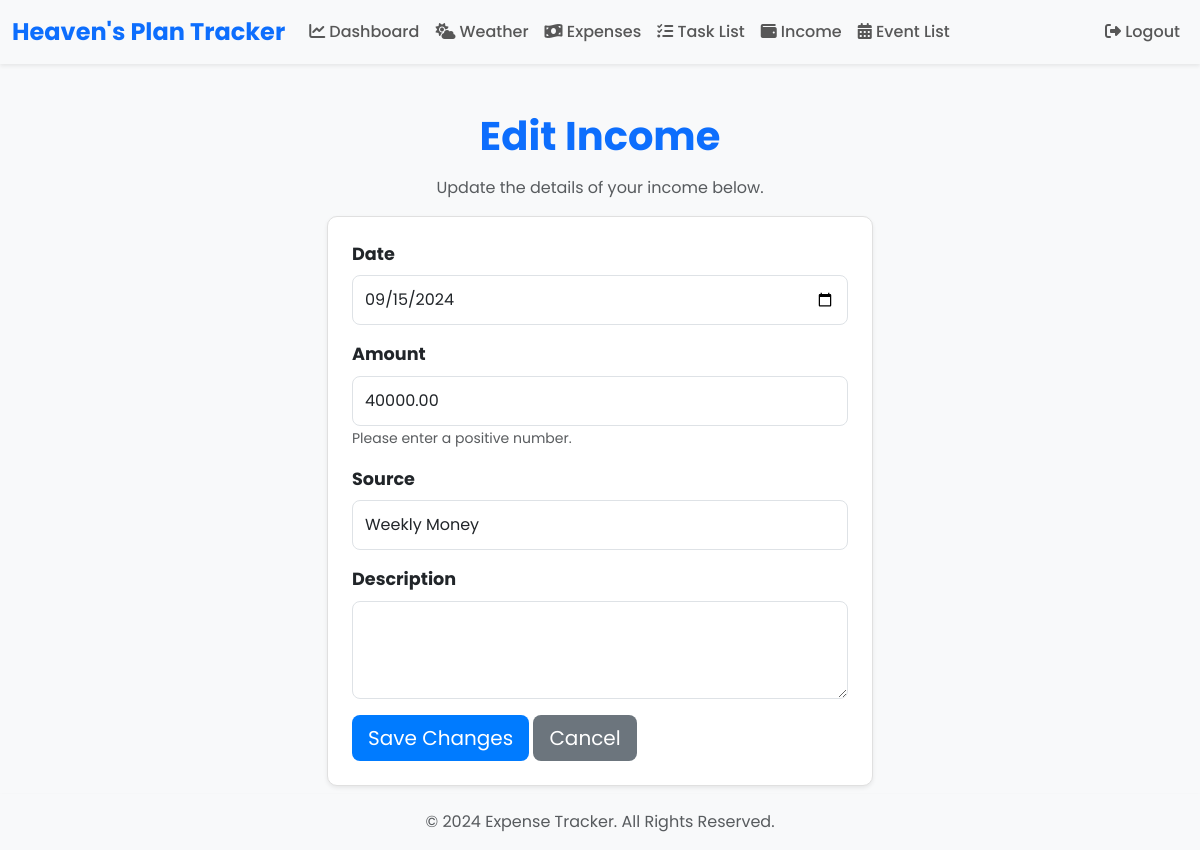
Screenshot of /expenses/income/edit/2/ (signed in) with the database file from the repository.
### expense/models.py (models this page shows, shortened)
class Income(models.Model):
    user = models.ForeignKey(User, on_delete=models.CASCADE)
    date = models.DateField()
    amount = models.DecimalField(max_digits=10, decimal_places=2)
    source = models.CharField(max_length=100)  # Source of the income, e.g., Salary, Freelance
    description = models.TextField(blank=True, null=True)

### expense/views.py (the view)
# urls.py: path('income/edit/<int:pk>/', views.edit_income, name='edit_income'),
@login_required
def edit_income(request, pk):
    income = get_object_or_404(Income, pk=pk, user=request.user)
    if request.method == 'POST':
        form = IncomeForm(request.POST, instance=income)
        if form.is_valid():
            form.save()
            return redirect('income_list')
    else:
        form = IncomeForm(instance=income)
    return render(request, 'expense/edit_income.html', {'form': form})

### expense/forms.py (shortened to what this page needs)
class IncomeForm(forms.ModelForm):
    class Meta:
        model = Income
        fields = ['date', 'amount', 'source', 'description']
        widgets = {
            'date': forms.DateInput(attrs={'type': 'date', 'class': 'form-control form-control-lg'}),
            'amount': forms.NumberInput(attrs={'class': 'form-control form-control-lg'}),
            'source': forms.TextInput(attrs={'class': 'form-control form-control-lg'}),
            'description': forms.Textarea(attrs={'class': 'form-control form-control-lg', 'rows': 3}),
        }

### templates/expense/edit_income.html (shortened to what this page needs)
{% extends 'base.html' %}
{% block content %}
<div class="container mt-5">
    <div class="row justify-content-center">
        <div class="col-lg-6 col-md-8 col-sm-12 text-center">
            <h2 class="display-6 fw-bold text-primary">Edit Income</h2>
            <p class="text-muted">Update the details of your income below.</p>
        </div>
    </div>
    <div class="row justify-content-center">
        <div class="col-lg-6 col-md-8 col-sm-12">
            <div class="card shadow-sm p-4">
                <form method="POST">
                    <div class="mb-3">
                        <label for="{{ form.date.id_for_label }}" class="form-label fw-bold">Date</label>
                        {{ form.date }}
                    </div>
                    <div class="mb-3">
                        <label for="{{ form.amount.id_for_label }}" class="form-label fw-bold">Amount</label>
                        {{ form.amount }}
                        <small class="text-muted">Please enter a positive number.</small>
                    </div>
                    <div class="mb-3">
                        <label for="{{ form.source.id_for_label }}" class="form-label fw-bold">Source</label>
                        {{ form.source }}
                    </div>
                    <div class="mb-3">
                        <label for="{{ form.description.id_for_label }}" class="form-label fw-bold">Description</label>
                        {{ form.description }}
                    </div>
                    <div class="d-grid gap-2 d-md-block">
                        <button type="submit" class="btn btn-primary btn-lg">Save Changes</button>
                        <a href="{% url 'income_list' %}" class="btn btn-secondary btn-lg">Cancel</a>
                    </div>
                </form>
            </div>
        </div>
    </div>
</div>
{% endblock %}

### static/css/style.css (style rules this page uses)
body { font-family: 'Poppins', sans-serif; background-color: #f8f9fa; color: #343a40; margin: 0; padding: 0; box-sizing: border-box; }
.btn-primary { border: none; transition: background-color 0.3s ease; }

### templates/expense/edit_income.html (style rules this page uses)
h2 { font-family: 'Poppins', sans-serif; font-weight: 600; margin-bottom: 1rem; }
.card { border-radius: 10px; border: 1px solid #e0e0e0; padding: 2rem; }
.form-label { font-size: 1.1rem; }
.form-control-lg { padding: 0.75rem; font-size: 1rem; }
.btn-primary { background-color: #007bff; border: none; transition: background-color 0.3s ease; }
.btn-secondary { background-color: #6c757d; border: none; }

### rows the page displays
Income: date "09/15/2024", amount "40000.00", source "Weekly Money"
